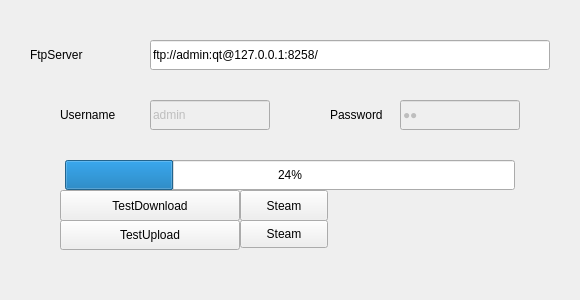
<?xml version="1.0" encoding="UTF-8"?>
<ui version="4.0">
 <class>MainWindow</class>
 <widget class="QMainWindow" name="MainWindow">
  <property name="geometry">
   <rect>
    <x>0</x>
    <y>0</y>
    <width>580</width>
    <height>300</height>
   </rect>
  </property>
  <property name="windowTitle">
   <string>FTP客户端</string>
  </property>
  <property name="windowIcon">
   <iconset>
    <normaloff>../../heart.ico</normaloff>../../heart.ico</iconset>
  </property>
  <property name="toolTipDuration">
   <number>-1</number>
  </property>
  <widget class="QWidget" name="centralWidget">
   <widget class="QLabel" name="label_ftp">
    <property name="geometry">
     <rect>
      <x>30</x>
      <y>40</y>
      <width>110</width>
      <height>30</height>
     </rect>
    </property>
    <property name="styleSheet">
     <string notr="true">font: 9pt &quot;Arial&quot;;</string>
    </property>
    <property name="text">
     <string>FtpServer</string>
    </property>
   </widget>
   <widget class="QLineEdit" name="lineEdit_ftp">
    <property name="geometry">
     <rect>
      <x>150</x>
      <y>40</y>
      <width>400</width>
      <height>30</height>
     </rect>
    </property>
    <property name="styleSheet">
     <string notr="true">font: 10pt &quot;Arial&quot;;</string>
    </property>
    <property name="text">
     <string>ftp://admin:qt@127.0.0.1:8258/</string>
    </property>
   </widget>
   <widget class="QLabel" name="label_user">
    <property name="geometry">
     <rect>
      <x>60</x>
      <y>100</y>
      <width>60</width>
      <height>30</height>
     </rect>
    </property>
    <property name="styleSheet">
     <string notr="true">font: 10pt &quot;Arial&quot;;</string>
    </property>
    <property name="text">
     <string>Username</string>
    </property>
   </widget>
   <widget class="QLineEdit" name="lineEdit_user">
    <property name="enabled">
     <bool>false</bool>
    </property>
    <property name="geometry">
     <rect>
      <x>150</x>
      <y>100</y>
      <width>120</width>
      <height>30</height>
     </rect>
    </property>
    <property name="styleSheet">
     <string notr="true">font: 10pt &quot;Arial&quot;;</string>
    </property>
    <property name="text">
     <string>admin</string>
    </property>
   </widget>
   <widget class="QLabel" name="label_password">
    <property name="geometry">
     <rect>
      <x>330</x>
      <y>100</y>
      <width>60</width>
      <height>30</height>
     </rect>
    </property>
    <property name="styleSheet">
     <string notr="true">font: 10pt &quot;Arial&quot;;</string>
    </property>
    <property name="text">
     <string>Password</string>
    </property>
   </widget>
   <widget class="QLineEdit" name="lineEdit_password">
    <property name="enabled">
     <bool>false</bool>
    </property>
    <property name="geometry">
     <rect>
      <x>400</x>
      <y>100</y>
      <width>120</width>
      <height>30</height>
     </rect>
    </property>
    <property name="text">
     <string>qt</string>
    </property>
    <property name="echoMode">
     <enum>QLineEdit::Password</enum>
    </property>
   </widget>
   <widget class="QProgressBar" name="progressBar">
    <property name="geometry">
     <rect>
      <x>65</x>
      <y>160</y>
      <width>450</width>
      <height>30</height>
     </rect>
    </property>
    <property name="value">
     <number>24</number>
    </property>
   </widget>
   <widget class="QPushButton" name="Btn_upload">
    <property name="geometry">
     <rect>
      <x>60</x>
      <y>220</y>
      <width>180</width>
      <height>30</height>
     </rect>
    </property>
    <property name="styleSheet">
     <string notr="true">font: 10pt &quot;Arial&quot;;</string>
    </property>
    <property name="text">
     <string>TestUpload</string>
    </property>
   </widget>
   <widget class="QPushButton" name="Btn_download">
    <property name="geometry">
     <rect>
      <x>60</x>
      <y>190</y>
      <width>180</width>
      <height>31</height>
     </rect>
    </property>
    <property name="styleSheet">
     <string notr="true">font: 10pt &quot;Arial&quot;;</string>
    </property>
    <property name="text">
     <string>TestDownload</string>
    </property>
   </widget>
   <widget class="QPushButton" name="streambtn">
    <property name="geometry">
     <rect>
      <x>240</x>
      <y>220</y>
      <width>88</width>
      <height>28</height>
     </rect>
    </property>
    <property name="text">
     <string>Steam</string>
    </property>
   </widget>
   <widget class="QPushButton" name="pushButton_2">
    <property name="geometry">
     <rect>
      <x>240</x>
      <y>190</y>
      <width>88</width>
      <height>31</height>
     </rect>
    </property>
    <property name="text">
     <string>Steam</string>
    </property>
   </widget>
  </widget>
  <widget class="QMenuBar" name="menuBar">
   <property name="geometry">
    <rect>
     <x>0</x>
     <y>0</y>
     <width>580</width>
     <height>24</height>
    </rect>
   </property>
  </widget>
 </widget>
 <layoutdefault spacing="6" margin="11"/>
 <resources/>
 <connections/>
</ui>
